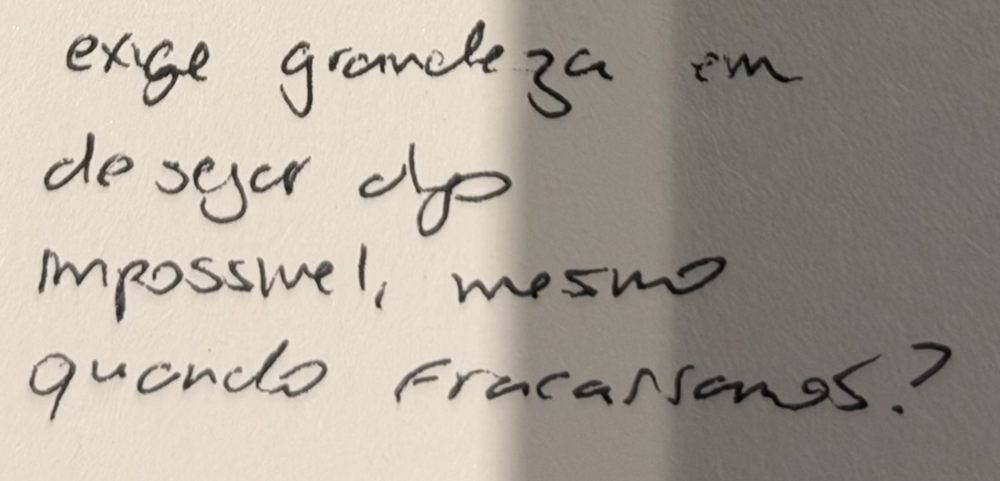
#> input picture scripts/letra/fotos/sebastiao.png, 1000 x 481 px, shrunk from 1485 x 714 before the run; its folder holds only this picture in this run
$ python cc.py
#> lines starting #> are read from the running program, lines starting #| are printed output that depends on the picture; after the words box and inside, x2 and y2 are one past the last pixel; in counts of white or black regions, pixels touching at a corner belong together
"""Step 1: separate Laura's ink from the paper in each photo crop and number
the pieces of ink (gerado/*_cc.png shows the numbers).

Run from the repository root with a Python that has opencv-python-headless,
numpy, scikit-image, fonttools, brotli and potracer installed (see README.md
in this folder).
"""
import os
BASE = os.path.dirname(os.path.abspath(__file__))
os.makedirs(os.path.join(BASE, "gerado"), exist_ok=True)
import cv2, numpy as np, json, sys
names = ["sebastiao","ulisses_nota","ulisses_titulo","sino_dolente","sino_tanjas","sino_distante"]
out = {}
for n in names:
    g = cv2.imread(f"{BASE}/fotos/{n}.png", cv2.IMREAD_GRAYSCALE)
#> g: shape (481, 1000); min 0, max 249, mean 162.9
    g = cv2.GaussianBlur(g,(3,3),0)
    # background estimate: large median, then ratio
    bg = cv2.medianBlur(g, 61)
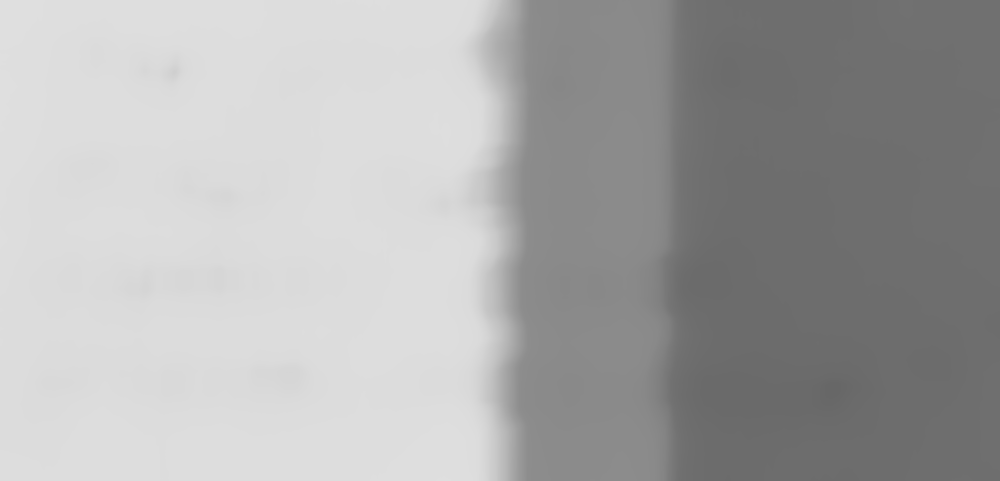
#> bg: shape (481, 1000); min 103, max 223, mean 169.8
    norm = cv2.divide(g, bg, scale=255)
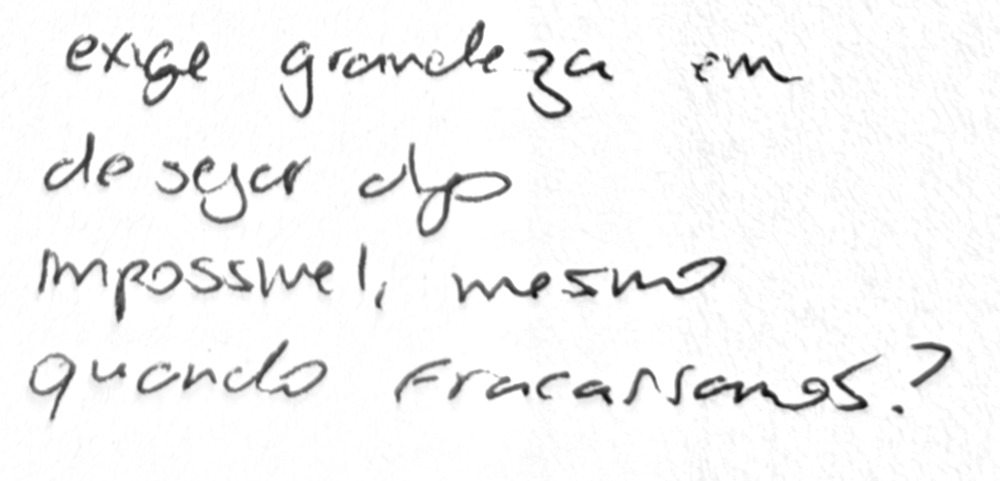
#> norm: shape (481, 1000); min 9, max 255, mean 243.7
    _, bw = cv2.threshold(norm, 0, 255, cv2.THRESH_BINARY_INV+cv2.THRESH_OTSU)
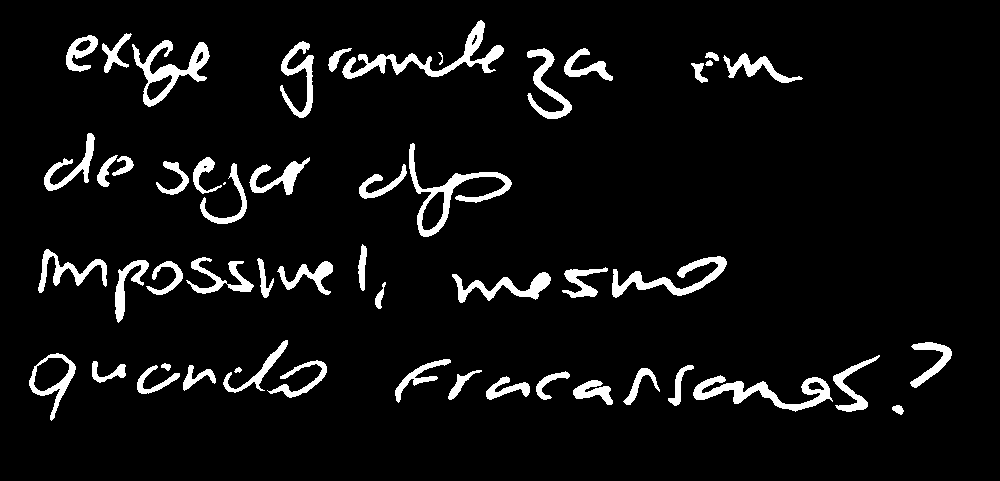
#> bw: shape (481, 1000); 6.3% white; 53 white regions (1 under 20 px), largest, box (x1, y1, x2, y2) and area: (342, 20, 504, 79) 1973, (409, 143, 512, 237) 1739, (693, 375, 833, 412) 1725
    bw = cv2.morphologyEx(bw, cv2.MORPH_OPEN, np.ones((2,2),np.uint8))
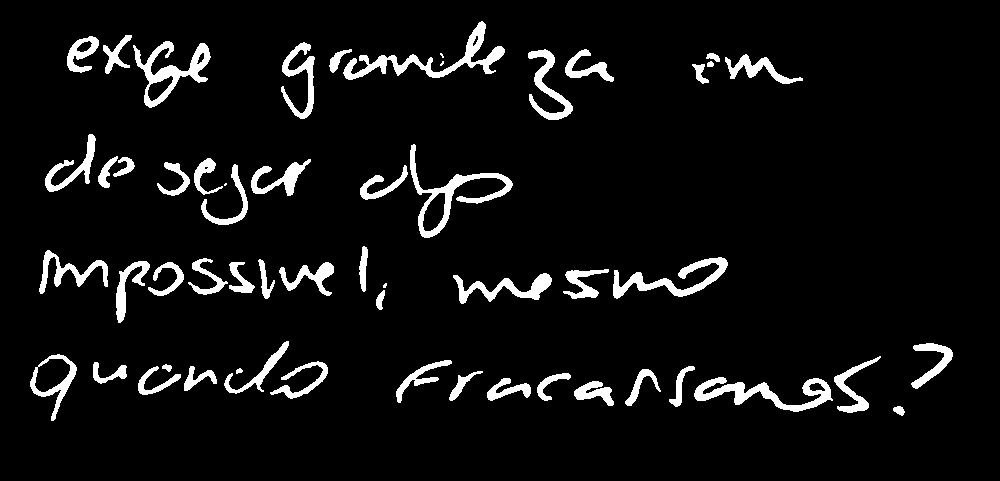
#> bw: shape (481, 1000); 6.3% white; 56 white regions (4 under 20 px), largest, box (x1, y1, x2, y2) and area: (343, 21, 505, 80) 1970, (410, 144, 513, 238) 1739, (694, 377, 833, 412) 1720
    cv2.imwrite(f"{BASE}/gerado/{n}_bw.png", 255-bw)
    num, lab, stats, cent = cv2.connectedComponentsWithStats(bw, 8)
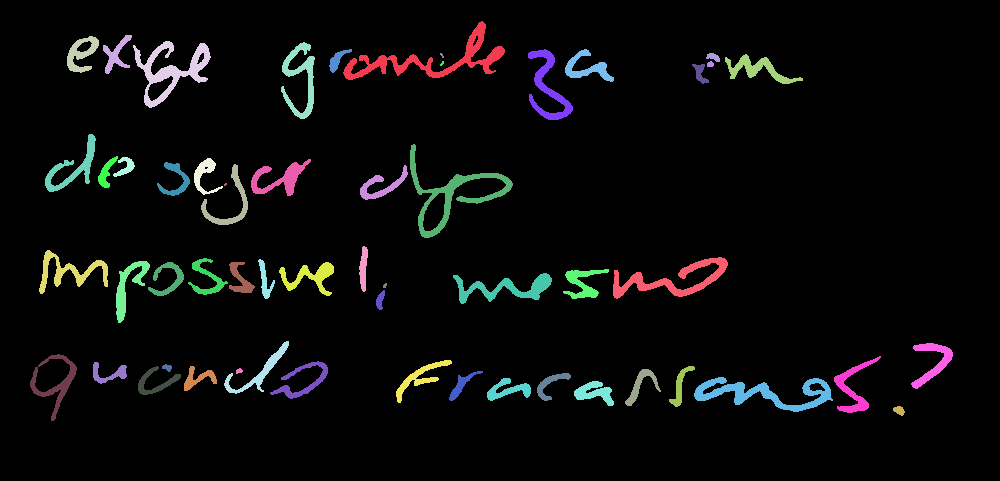
#> lab: shape (481, 1000) int32; 57 distinct labels, from 0 to 56; one colour per label, 0 black
#> num = 57; stats = 57 rows, first 6: [0, 0, 1000, 481, 450703], [343, 21, 162, 59, 1970], [103, 35, 29, 39, 404], [67, 36, 32, 37, 565], [133, 41, 78, 67, 1643], [281, 42, 34, 77, 960]; cent = 57 pairs, first value 54.94 to 932.4, second value 53.58 to 410.1
    vis = cv2.cvtColor(255-bw, cv2.COLOR_GRAY2BGR)
    comps=[]
    for i in range(1,num):
        x,y,w,h,a = stats[i]
        if a < 40: continue
        comps.append((int(x),int(y),int(w),int(h),int(a)))
#> this loop made 56 passes
#> (x, y, w, h, a) on passes 1 to 12: (343, 21, 162, 59, 1970), (103, 35, 29, 39, 404), (67, 36, 32, 37, 565), (133, 41, 78, 67, 1643), (281, 42, 34, 77, 960), (329, 49, 23, 24, 204), (528, 49, 45, 71, 1001), (565, 49, 49, 33, 582), (440, 53, 4, 5, 11), (706, 53, 14, 9, 78), (725, 54, 78, 30, 744), (440, 61, 4, 5, 12)
#> after the loop, comps = 50 items, first 6: (343, 21, 162, 59, 1970), (103, 35, 29, 39, 404), (67, 36, 32, 37, 565), (133, 41, 78, 67, 1643), (281, 42, 34, 77, 960), (329, 49, 23, 24, 204)
    comps.sort(key=lambda c:(c[1]//80, c[0]))
    for k,(x,y,w,h,a) in enumerate(comps):
        cv2.rectangle(vis,(x,y),(x+w,y+h),(0,0,255),1)
        cv2.putText(vis,str(k),(x,max(12,y-3)),cv2.FONT_HERSHEY_SIMPLEX,0.6,(255,0,0),2)
#> this loop made 50 passes
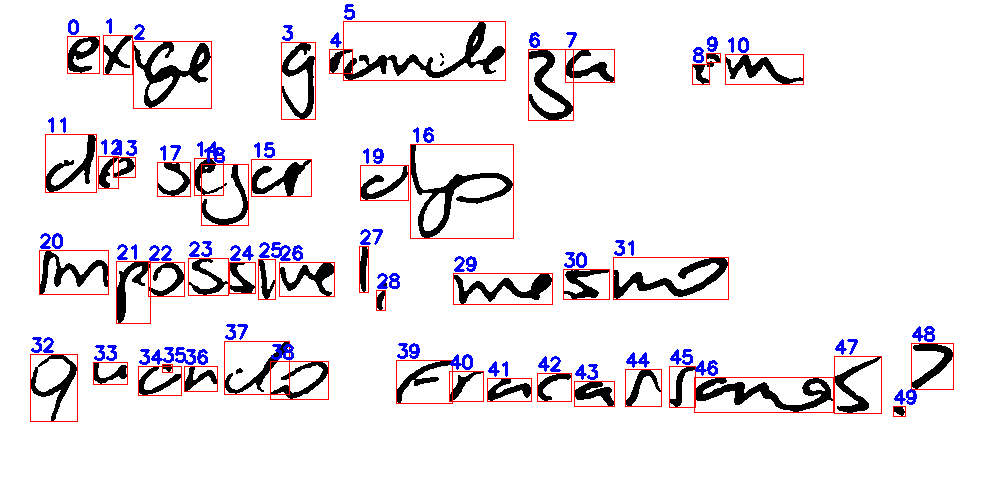
#> vis: shape (481, 1000, 3); mean B, G, R 234.8, 230.6, 235.1
#> (the run stopped early here; a loop or call above may not have finished)
